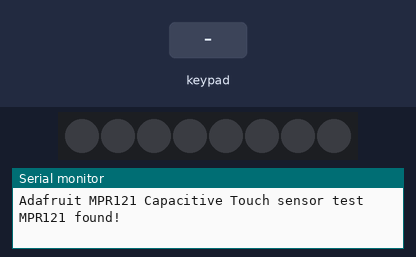
Bench run of a sketch on a simulated Arduino Leonardo, built with avr-gcc and run on an emulated ATmega32U4. Shown: 8 RGB LEDs in strip order, left to right, the last lines printed to the serial monitor. Inputs (shaded band) come from the test bench. Dim RGB values are drawn brighter than linear.

Above: at 1.2 s.
1.3 s: keypad keys 1 2 pressed 0.4 s apart
At 2.5 s:
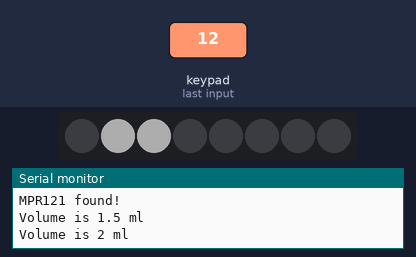
3.6 s: key '0' pressed
At 3.61 s:
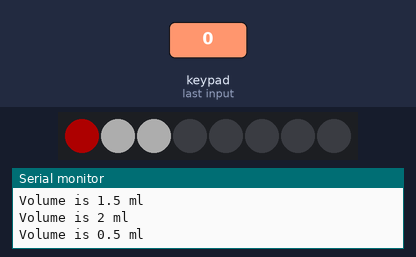
5.1 s: key '3' pressed
At 5.16 s:
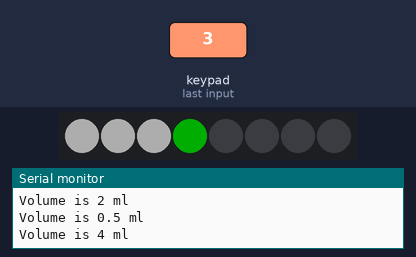
6.6 s: keypad keys 2 5 pressed 0.4 s apart
At 6.71 s:
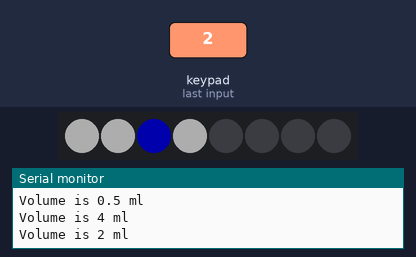
Timing chart, 0 to 9.6 s (numbered marks = the images above; inputs shaded):
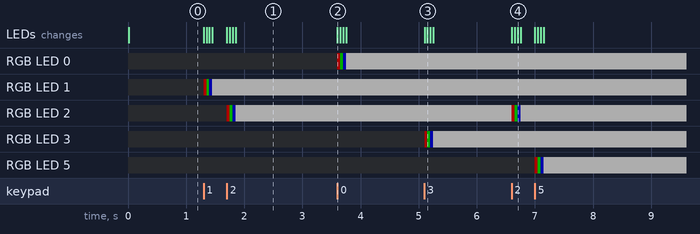

The sketch:

MPR121test2.ino
```cpp
#include <Wire.h>
#include "Adafruit_MPR121.h"
#include <Adafruit_NeoPixel.h>

#ifdef __AVR__
 #include <avr/power.h> // Required for 16 MHz Adafruit Trinket
#endif` .

#ifndef _BV
#define _BV(bit) (1 << (bit))
#endif

#define LED_PIN     7
#define LED_COUNT  8
#define BRIGHTNESS 50

Adafruit_NeoPixel strip(LED_COUNT, LED_PIN, NEO_GRBW + NEO_KHZ800);
// You can have up to 4 on one i2c bus but one is enough for testing!
Adafruit_MPR121 cap = Adafruit_MPR121();

// Keeps track of the last pins touched
// so we know when buttons are 'released'
uint16_t lasttouched = 0;
uint16_t currtouched = 0;

void setup() {
  Serial.begin(9600);

  while (!Serial) { // needed to keep leonardo/micro from starting too fast!
    delay(10);
  }

  Serial.println("Adafruit MPR121 Capacitive Touch sensor test");

  // Default address is 0x5A, if tied to 3.3V its 0x5B
  // If tied to SDA its 0x5C and if SCL then 0x5D
  if (!cap.begin(0x5A)) {
    Serial.println("MPR121 not found, check wiring?");
    while (1);
  }
  Serial.println("MPR121 found!");

  #if defined(__AVR_ATtiny85__) && (F_CPU == 16000000)
    clock_prescale_set(clock_div_1);
  #endif

  strip.begin();           // INITIALIZE NeoPixel strip object (REQUIRED)
  strip.show();            // Turn OFF all pixels ASAP
  strip.setBrightness(50); // Set BRIGHTNESS to about 1/5 (max = 255)
}

void loop() {
  // Get the currently touched pads
  //  setThreshholds(uint8_t touch, uint8_t release);

  currtouched = cap.touched();

  for (uint8_t i = 0; i < 12; i++) {

    switch (i) {
      case 0:
        if ((currtouched & _BV(i)) && !(lasttouched & _BV(i)))
        {
          Serial.println("Volume is 0.5 ml");
          //        }
          colorWipe(strip.Color(255,   0,   0)     , 50, i); // Red
          colorWipe(strip.Color(  0, 255,   0)     , 50, i); // Green
          colorWipe(strip.Color(  0,   0, 255)     , 50, i); // Blue
          colorWipe(strip.Color(  0,   0,   0, 255), 50, i); // True white (not RGB white)
        }
        break;
      case 1:
        if ((currtouched & _BV(i)) && !(lasttouched & _BV(i)))
        {
          Serial.println("Volume is 1.5 ml");
          colorWipe(strip.Color(255,   0,   0)     , 50, i); // Red
          colorWipe(strip.Color(  0, 255,   0)     , 50, i); // Green
          colorWipe(strip.Color(  0,   0, 255)     , 50, i); // Blue
          colorWipe(strip.Color(  0,   0,   0, 255), 50, i); // True white (not RGB white)
        }
        break;
      case 2 :
        if ((currtouched & _BV(i)) && !(lasttouched & _BV(i)))
        {
          Serial.println("Volume is 2 ml");
          colorWipe(strip.Color(255,   0,   0)     , 50, i); // Red
          colorWipe(strip.Color(  0, 255,   0)     , 50, i); // Green
          colorWipe(strip.Color(  0,   0, 255)     , 50, i); // Blue
          colorWipe(strip.Color(  0,   0,   0, 255), 50, i); // True white (not RGB white)
        }
        break;
      case 3 :
        if ((currtouched & _BV(i)) && !(lasttouched & _BV(i)))
        {
          Serial.println("Volume is 4 ml");
          colorWipe(strip.Color(255,   0,   0)     , 50, i); // Red
          colorWipe(strip.Color(  0, 255,   0)     , 50, i); // Green
          colorWipe(strip.Color(  0,   0, 255)     , 50, i); // Blue
          colorWipe(strip.Color(  0,   0,   0, 255), 50, i); // True white (not RGB white)
        }
        break;
      case 4 :
        if ((currtouched & _BV(i)) && !(lasttouched & _BV(i)))
        {
          Serial.println("Volume is 6 ml");
          colorWipe(strip.Color(255,   0,   0)     , 50, i); // Red
          colorWipe(strip.Color(  0, 255,   0)     , 50, i); // Green
          colorWipe(strip.Color(  0,   0, 255)     , 50, i); // Blue
          colorWipe(strip.Color(  0,   0,   0, 255), 50, i); // True white (not RGB white)
        }
        break;
      case 5 :
        if ((currtouched & _BV(i)) && !(lasttouched & _BV(i)))
        {
          Serial.println("Volume is 10 ml");
          colorWipe(strip.Color(255,   0,   0)     , 50, i); // Red
          colorWipe(strip.Color(  0, 255,   0)     , 50, i); // Green
          colorWipe(strip.Color(  0,   0, 255)     , 50, i); // Blue
          colorWipe(strip.Color(  0,   0,   0, 255), 50, i); // True white (not RGB white)
        }
        break;
      case 6 :
        if ((currtouched & _BV(i)) && !(lasttouched & _BV(i)))
        {
          Serial.println("Volume is 16 ml");
          colorWipe(strip.Color(255,   0,   0)     , 50, i); // Red
          colorWipe(strip.Color(  0, 255,   0)     , 50, i); // Green
          colorWipe(strip.Color(  0,   0, 255)     , 50, i); // Blue
          colorWipe(strip.Color(  0,   0,   0, 255), 50, i); // True white (not RGB white)
        }
        break;
      default:
        // statements
        break;
    }
  }

  // reset our state
  lasttouched = currtouched;

  return;
  // debugging info, what
  Serial.print("\t\t\t\t\t\t\t\t\t\t\t\t\t 0x"); Serial.println(cap.touched(), HEX);
  Serial.print("Filt: ");

  for (uint8_t i = 0; i < 12; i++) {
    Serial.print(cap.filteredData(i)); Serial.print("\t");
  }
  Serial.println();
  Serial.print("Base: ");
  //  Serial.print(cap.baselineData(4)); Serial.print("\t");
  for (uint8_t i = 0; i < 12; i++) {
    Serial.print(cap.baselineData(i)); Serial.print("\t");
  }

  Serial.println();

  // put a delay so it isn't overwhelming
  delay(5000);

}

void colorWipe(uint32_t color, int wait, int lednum) {

    strip.setPixelColor(lednum, color);         //  Set pixel's color (in RAM)
    strip.show();                          //  Update strip to match
    delay(wait);                           //  Pause for a moment

}
```

Measured:
- after the input at 1.3 s, RGB LED 1: off → RGB(50, 0, 0) at once, → RGB(0, 50, 0) 0.05 s later, → RGB(0, 0, 50) 0.05 s later, → RGB(50, 50, 50) 0.05 s later; RGB LED 2: off → RGB(50, 0, 0) after 0.40 s, → RGB(0, 50, 0) 0.05 s later, → RGB(0, 0, 50) 0.05 s later, → RGB(50, 50, 50) 0.05 s later; the LEDs: first change at once (image 1 shows a later state)
- after the input at 3.6 s, RGB LED 0: off → RGB(50, 0, 0) at once, → RGB(0, 50, 0) 0.05 s later, → RGB(0, 0, 50) 0.05 s later, → RGB(50, 50, 50) 0.05 s later; the LEDs: change at once (image 2)
- after the input at 5.1 s, RGB LED 3: off → RGB(50, 0, 0) at once, → RGB(0, 50, 0) 0.05 s later, → RGB(0, 0, 50) 0.05 s later, → RGB(50, 50, 50) 0.05 s later; the LEDs: first change at once (image 3 shows a later state)
- after the input at 6.6 s, RGB LED 2: RGB(50, 50, 50) → RGB(50, 0, 0) at once, → RGB(0, 50, 0) 0.05 s later, → RGB(0, 0, 50) 0.05 s later, → RGB(50, 50, 50) 0.05 s later; RGB LED 5: off → RGB(50, 0, 0) after 0.40 s, → RGB(0, 50, 0) 0.05 s later, → RGB(0, 0, 50) 0.05 s later, → RGB(50, 50, 50) 0.05 s later
